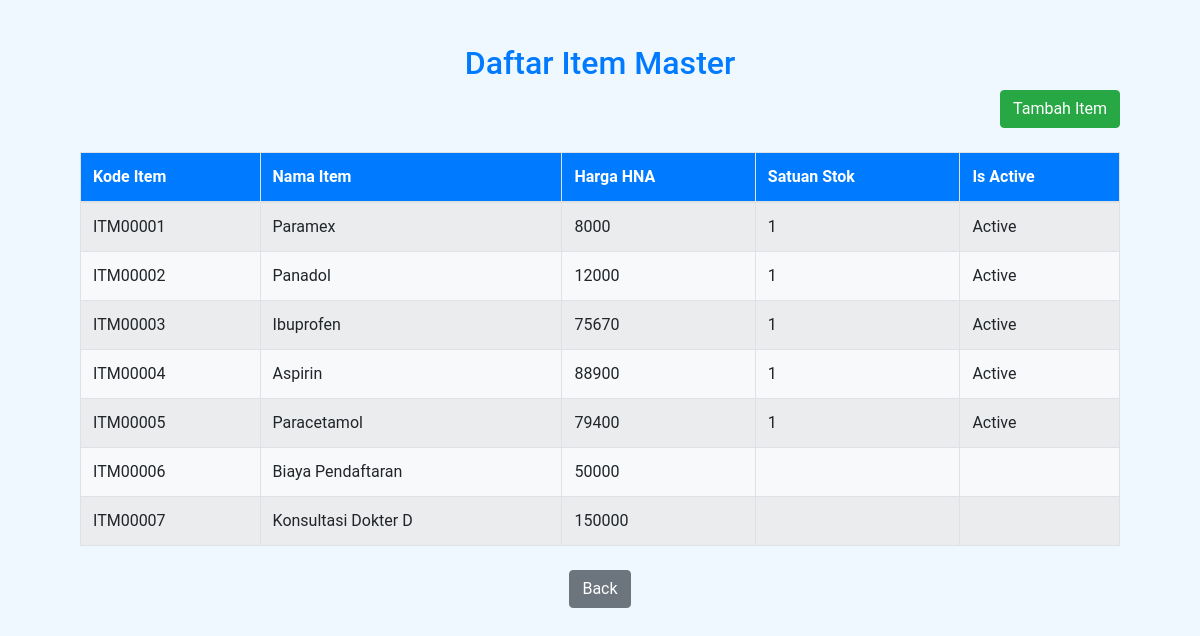
Page /master_harga/index.php on the committed database.
### tables this page shows
CREATE TABLE `itemmaster` (
  `KodeItem` varchar(100) NOT NULL,
  `PatnerKey` varchar(10) NOT NULL,
  `NamaItem` varchar(100) NOT NULL,
  `ItemTypeKey` varchar(100) NOT NULL,
  `HargaHNA` int(10) NOT NULL,
  `AttributeName` varchar(100) NOT NULL,
  `SatuanStok` varchar(100) NOT NULL,
  `ProductClassKey` int(10) NOT NULL,
  `ItemGroupKey` int(10) NOT NULL,
  `ItemKey` int(10) NOT NULL,
  `IsActive` varchar(10) NOT NULL
);

### master_harga/index.php (the view, shortened to what this page needs)
<?php
include_once('../koneksi.php');
$query = "SELECT KodeItem, PatnerKey, NamaItem, HargaHNA, SatuanStok, IsActive FROM itemmaster";
$result = mysqli_query($mysqli, $query);
?>
<!DOCTYPE html>
<html lang="en">
<head>
    <link rel="stylesheet" href="../assets/bootstrap-4.6.2/css/bootstrap.min.css">
    <link rel="stylesheet" href="../assets/style.css">
</head>
<body>
    <div class="container mt-4">
        <h2 class="text-center text-primary">Daftar Item Master</h2>
        <div class="text-right mb-3">
            <a href="tambah.php" class="btn btn-success">Tambah Item</a>
        </div>
        <table class="table table-striped table-bordered mt-4">
            <thead class="bg-primary text-white">
                <tr>
                    <th>Kode Item</th>
                    <th>Nama Item</th>
                    <th>Harga HNA</th>
                    <th>Satuan Stok</th>
                    <th>Is Active</th>
                </tr>
            </thead>
            <tbody class="bg-light">
                <?php
                while ($row = mysqli_fetch_assoc($result)) {
                    echo "<tr>
                            <td>{$row['KodeItem']}</td>
                            <td>{$row['NamaItem']}</td>
                            <td>{$row['HargaHNA']}</td>
                            <td>{$row['SatuanStok']}</td>
                            <td>{$row['IsActive']}</td>
                          </tr>";
                }
                ?>
            </tbody>
        </table>
        <div class="text-center mt-4">
            <a href="http://localhost/222220047/" class="btn btn-secondary">Back</a>
        </div>
    </div>
</body>
</html>

### assets/style.css (style rules this page uses)
body { font-family: 'Roboto', sans-serif; margin: 0; padding: 0; background-color: #f0f8ff; color: #333; }
.container { width: 90%; max-width: 1200px; margin: 0 auto; padding: 20px; }

### rows in the picture
itemmaster: KodeItem "ITM00001", NamaItem "Paramex", HargaHNA "8000", SatuanStok "1", IsActive "Active"
itemmaster: KodeItem "ITM00002", NamaItem "Panadol", HargaHNA "12000", SatuanStok "1", IsActive "Active"
itemmaster: KodeItem "ITM00003", NamaItem "Ibuprofen", HargaHNA "75670", SatuanStok "1", IsActive "Active"
itemmaster: KodeItem "ITM00004", NamaItem "Aspirin", HargaHNA "88900", SatuanStok "1", IsActive "Active"
itemmaster: KodeItem "ITM00005", NamaItem "Paracetamol", HargaHNA "79400", SatuanStok "1", IsActive "Active"
itemmaster: KodeItem "ITM00006", NamaItem "Biaya Pendaftaran", HargaHNA "50000"
itemmaster: KodeItem "ITM00007", NamaItem "Konsultasi Dokter D", HargaHNA "150000"
